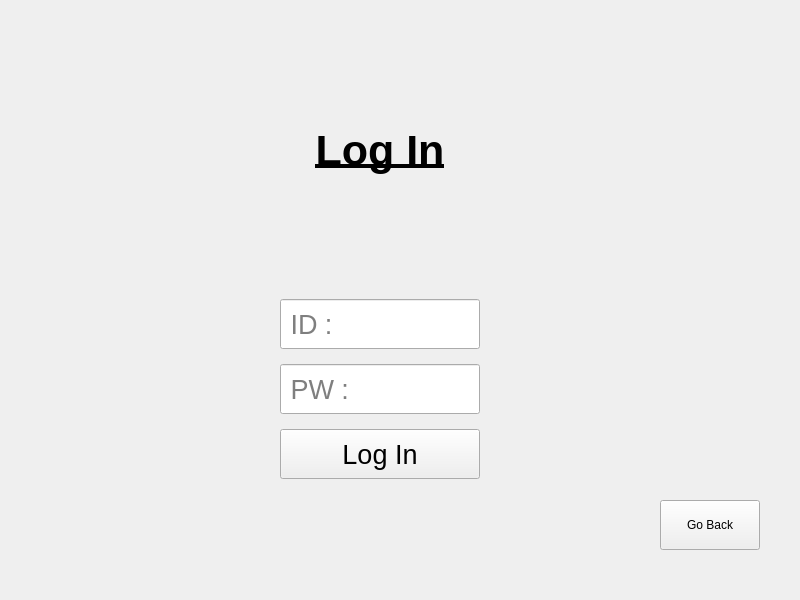
<?xml version="1.0" encoding="UTF-8"?>
<ui version="4.0">
 <class>LogInScene</class>
 <widget class="QWidget" name="LogInScene">
  <property name="geometry">
   <rect>
    <x>0</x>
    <y>0</y>
    <width>800</width>
    <height>600</height>
   </rect>
  </property>
  <property name="font">
   <font>
    <family>Arial</family>
   </font>
  </property>
  <property name="windowTitle">
   <string>Form</string>
  </property>
  <widget class="QLabel" name="programName">
   <property name="geometry">
    <rect>
     <x>130</x>
     <y>100</y>
     <width>500</width>
     <height>100</height>
    </rect>
   </property>
   <property name="font">
    <font>
     <family>Arial</family>
     <pointsize>32</pointsize>
     <bold>true</bold>
     <underline>true</underline>
    </font>
   </property>
   <property name="text">
    <string>Log In</string>
   </property>
   <property name="alignment">
    <set>Qt::AlignmentFlag::AlignCenter</set>
   </property>
  </widget>
  <widget class="QWidget" name="verticalLayoutWidget">
   <property name="geometry">
    <rect>
     <x>280</x>
     <y>290</y>
     <width>202</width>
     <height>201</height>
    </rect>
   </property>
   <layout class="QVBoxLayout" name="buttons">
    <item>
     <widget class="QLineEdit" name="idInput">
      <property name="minimumSize">
       <size>
        <width>200</width>
        <height>50</height>
       </size>
      </property>
      <property name="maximumSize">
       <size>
        <width>200</width>
        <height>50</height>
       </size>
      </property>
      <property name="font">
       <font>
        <family>Arial</family>
        <pointsize>20</pointsize>
       </font>
      </property>
      <property name="placeholderText">
       <string> ID :</string>
      </property>
     </widget>
    </item>
    <item>
     <widget class="QLineEdit" name="pwInput">
      <property name="minimumSize">
       <size>
        <width>200</width>
        <height>50</height>
       </size>
      </property>
      <property name="maximumSize">
       <size>
        <width>200</width>
        <height>50</height>
       </size>
      </property>
      <property name="font">
       <font>
        <family>Arial</family>
        <pointsize>20</pointsize>
       </font>
      </property>
      <property name="placeholderText">
       <string> PW :</string>
      </property>
     </widget>
    </item>
    <item>
     <widget class="QPushButton" name="logInButton">
      <property name="minimumSize">
       <size>
        <width>200</width>
        <height>50</height>
       </size>
      </property>
      <property name="maximumSize">
       <size>
        <width>200</width>
        <height>50</height>
       </size>
      </property>
      <property name="font">
       <font>
        <family>Arial</family>
        <pointsize>20</pointsize>
        <underline>false</underline>
       </font>
      </property>
      <property name="text">
       <string>Log In</string>
      </property>
     </widget>
    </item>
   </layout>
  </widget>
  <widget class="QPushButton" name="goBackButton">
   <property name="geometry">
    <rect>
     <x>660</x>
     <y>500</y>
     <width>100</width>
     <height>50</height>
    </rect>
   </property>
   <property name="text">
    <string>Go Back</string>
   </property>
  </widget>
 </widget>
 <resources/>
 <connections/>
</ui>
